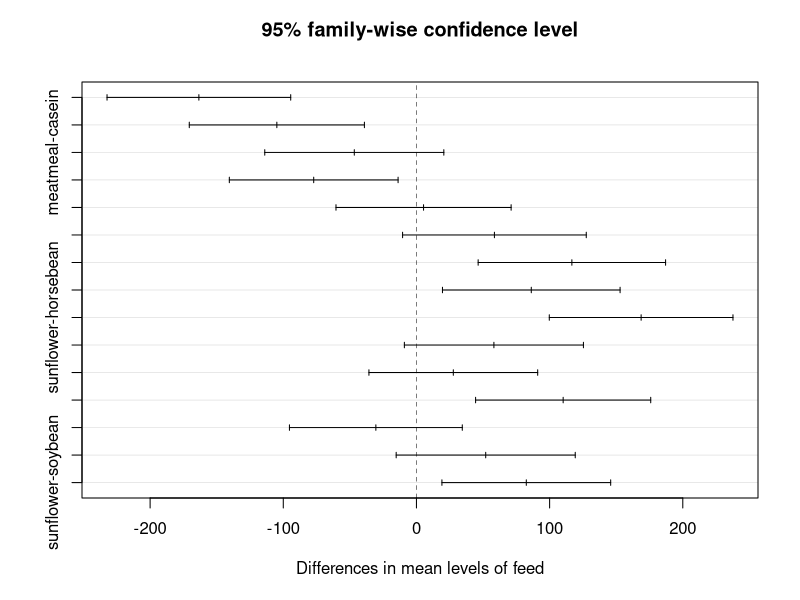

The R source for this figure: (Note: this script raises an error after producing the figure.)
## This program shows in-class examples for BIFX 503
## One-way ANOVA and multiple comparisons

library(MASS)
library(multcomp)
library(dplyr)

###########################################################################################################################################
## Pairwise Testing - Chick weights
###########################################################################################################################################

# ANOVA
summary(aov(weight ~ feed, chickwts))
# statistically significant effect of feed (p<0.001)

# Tukey's HSD method
TukeyHSD(aov(weight ~ feed, chickwts))
plot(TukeyHSD(aov(weight ~ feed, chickwts)))

# pairwise t tests
# methods = "holm", "hochberg", "hommel", "bonferroni", "BH", "BY", "fdr", "none"
pairwise.t.test(chickwts$weight, chickwts$feed, p.adjust.method = "bonf")
pairwise.t.test(chickwts$weight, chickwts$feed, p.adjust.method = "holm")
pairwise.t.test(chickwts$weight, chickwts$feed, p.adjust.method = "fdr")

## multcomp package

# we want to compare Casein to each other group
# this is a more restricted number of tests than all pairwise comparisons
# matrix below gives Casein a -1, each other group gets a 1
K <- rbind(c(-1, 1, 0, 0, 0, 0),
           c(-1, 0, 1, 0, 0, 0),
           c(-1, 0, 0, 1, 0, 0),
           c(-1, 0, 0, 0, 1, 0),
           c(-1, 0, 0, 0, 0, 1))
rownames(K) <- c("cas-hor", "cas-lin", "cas-mea", "cas-soy", "cas-sun")
colnames(K) <- names(coef(chicks))
K

# ANOVA must be specified differently, stored as variable
chicks <- aov(weight ~ feed -1, chickwts)
summary(glht(chicks, K))
